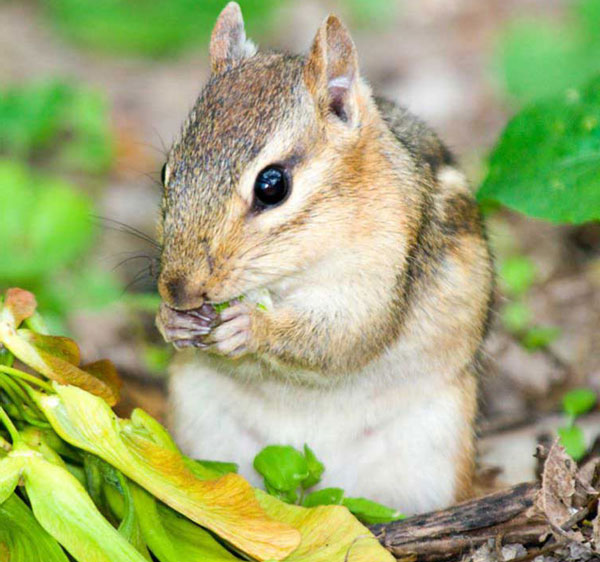
#> input picture img_1.jpg, 600 x 562 px, found by its file name
$ jupyter execute --allow-errors augmentation_img.ipynb
#> lines starting #> are read from the running program, lines starting #| are printed output that depends on the picture
[cell 1]
import numpy as np
import matplotlib.pylab as plt
from scipy.ndimage.interpolation import zoom as scipy_zoom
from scipy import ndimage, misc
from skimage.color import rgb2hsv, hsv2rgb
from mapreduce import *
from multiprocessing.pool import ThreadPool
from multiprocessing import Pool
from PIL import Image
import time


class AugmentateImage:
    def __init__(self, in_path, out_dir):
#> called with in_path = './img/img_1.jpg', out_dir = './img_aug'
        self.im = plt.imread(in_path)
#> self.im is the input picture: shape (562, 600, 3); mean R, G, B 162.3, 171.5, 118.3
        self.out_dir = out_dir
        self.save_image(self.im, self.out_dir + "/img_init.jpg")
        self.pad()

    def run(self):
        if (self.im.shape[0] == 0) or (self.im.shape[0] == 1):
            return
        self.save_image(self.im, self.out_dir + "/img_padded.jpg")
        imcropped = self.crop()
        self.save_image(imcropped, self.out_dir + "/img_cropped.jpg")

        # [11 lines left out: function mapper_2, not called in this run]

        def reducer_2(accumulated, item):
            return None

        mr = MapReducer().mapper(mapper_2).reducer(reducer_2, [])
        allparams = []
        for zoom1 in [0.8, 0.9, 1.]:
            for zoom2 in [0.8, 0.9, 1.]:
                for chcolors in [[2,1,0], [0,2,1], [0,1,2]]:
                    for fliptype in ["up", "lr", "no"]:
                        for shiftcolor in [0., 0.33, 0.66]:
                            for skewtype in ["lr", "tb"]:
                                for kskew in [0., 0.3, 0.6]:
                                    allparams.append((zoom1, zoom2, chcolors, fliptype, shiftcolor, skewtype, kskew))
        result = mr(allparams)


    def pad(self):
        side = max(self.im.shape[0], self.im.shape[1])
#> side = 600
        ret = np.zeros((side, side, 3))

        if self.im.shape[0] <= side:
            ret[int((side - self.im.shape[0]) / 2.):int((side - self.im.shape[0]) / 2.) + self.im.shape[0], :, :] = self.im
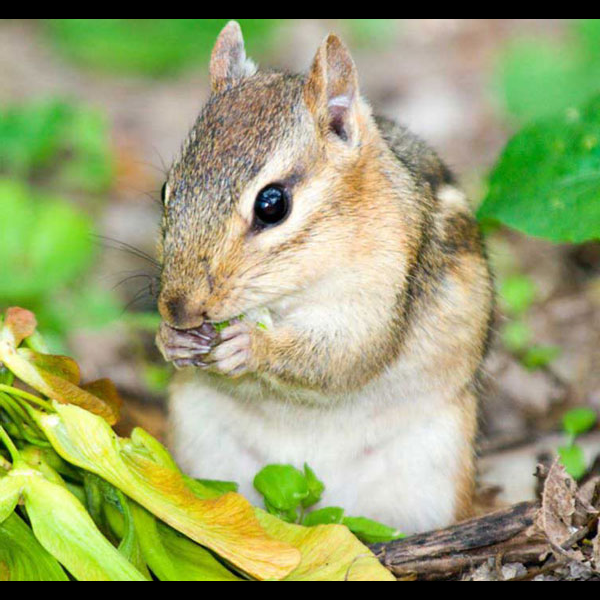
#> ret: shape (600, 600, 3) float64; mean R, G, B 152, 160.6, 110.8
        else:
            ret[:, int((side - self.im.shape[1]) / 2.):int((side - self.im.shape[1]) / 2.) + self.im.shape[1], :] = self.im

        self.im = ret.astype(np.uint8)
#> self.im: shape (600, 600, 3)

    # [12 lines left out: function plti, not called in this run]

    def crop(self, size=256, im=None):
        if im is None:
            im = self.im
        first = ":" if im.shape[0] <= size else "int((im.shape[0] - size) / 2):int((im.shape[0] - size) / 2) + size"
        second = ":" if im.shape[1] <= size else "int((im.shape[1] - size) / 2):int((im.shape[1] - size) / 2) + size"
        ret = eval("im[%s, %s, :]" % (first, second))
        return ret

    def save_image(self, im, outfilename) :
        im = Image.fromarray(im)
        im.save(outfilename)

    # [72 lines left out: functions to_grayscale, zoom, change_colors, rotate, flip, noise and 2 more, not called in this run]

[cell 2]
augi = AugmentateImage("./img/img_1.jpg", "./img_aug")
#> (the rest of this cell did not finish here and is left out)

#> call 3 of save_image, with outfilename = './img_aug/img_cropped.jpg'
#> in save_image (call 3), `im = Image.fromarray(im)`:
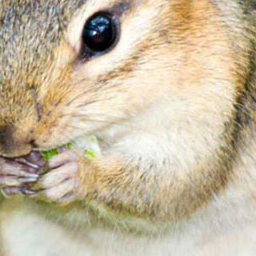
#> im: PIL image 256x256 RGB; mean R, G, B 197, 184.3, 158.9
